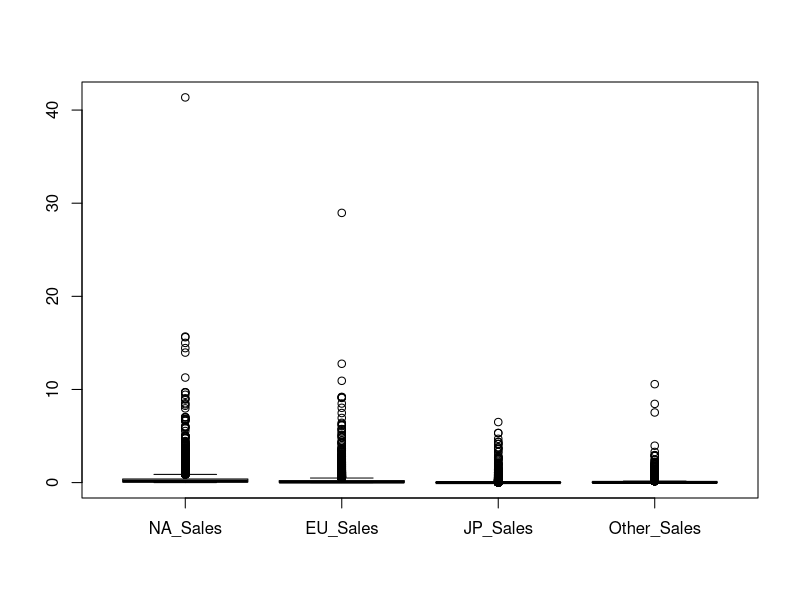
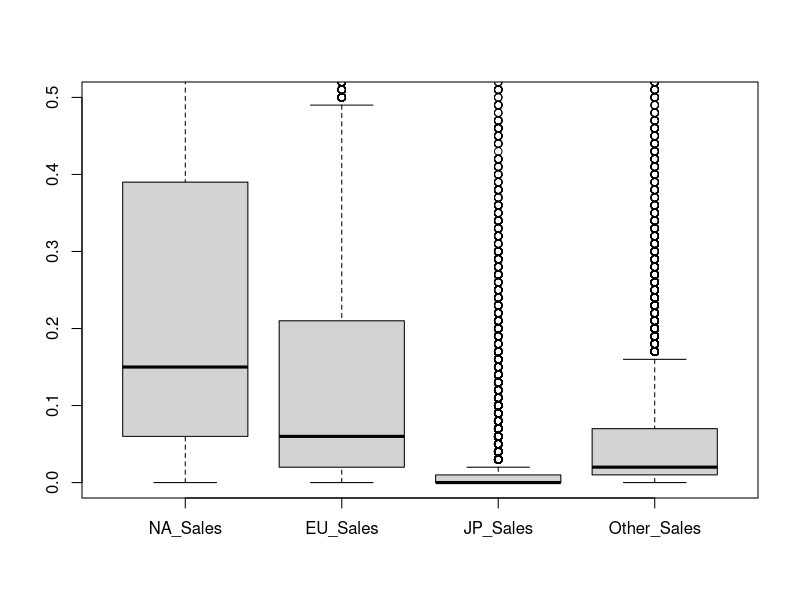
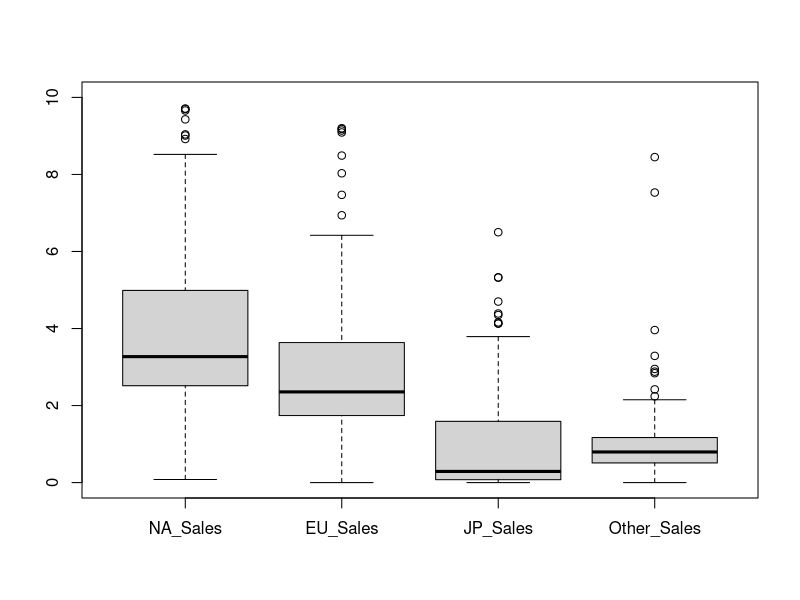
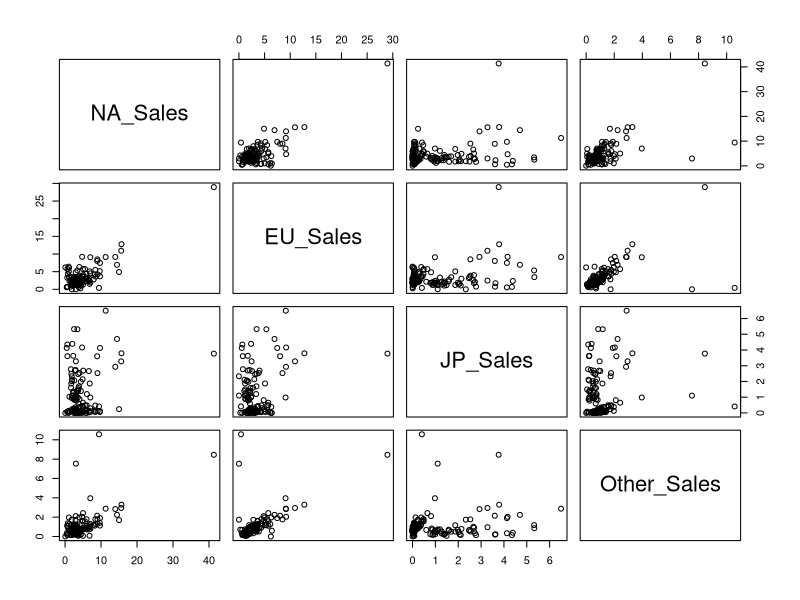
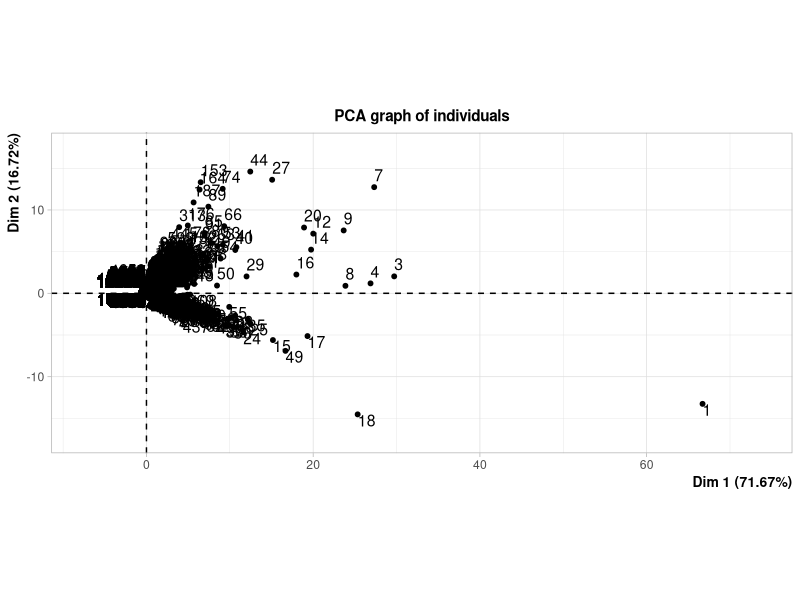
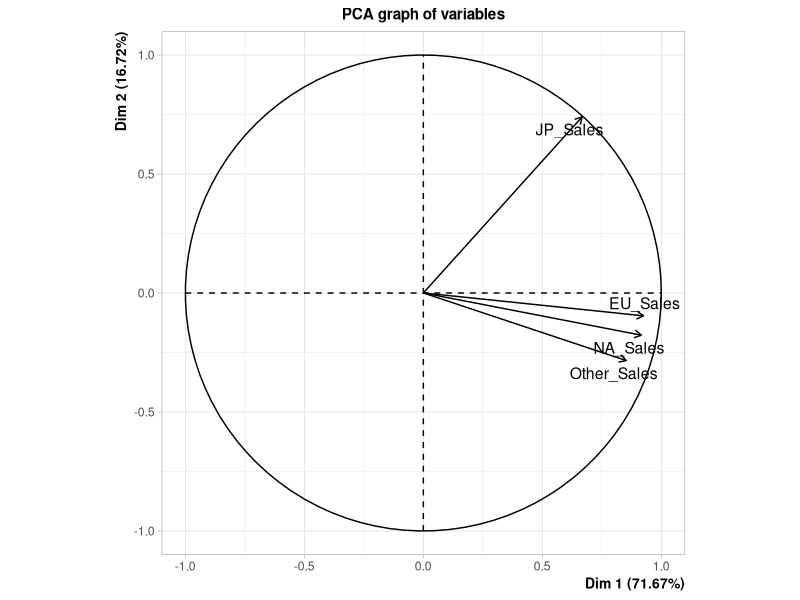
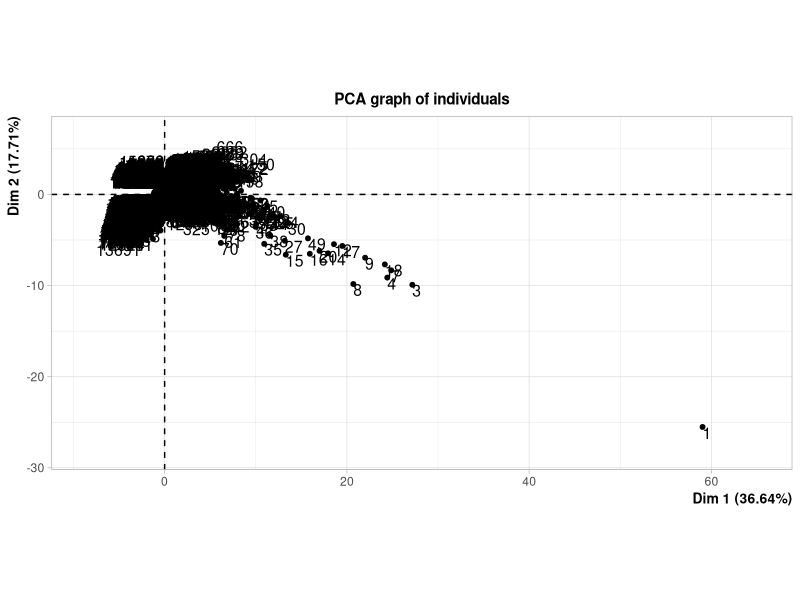
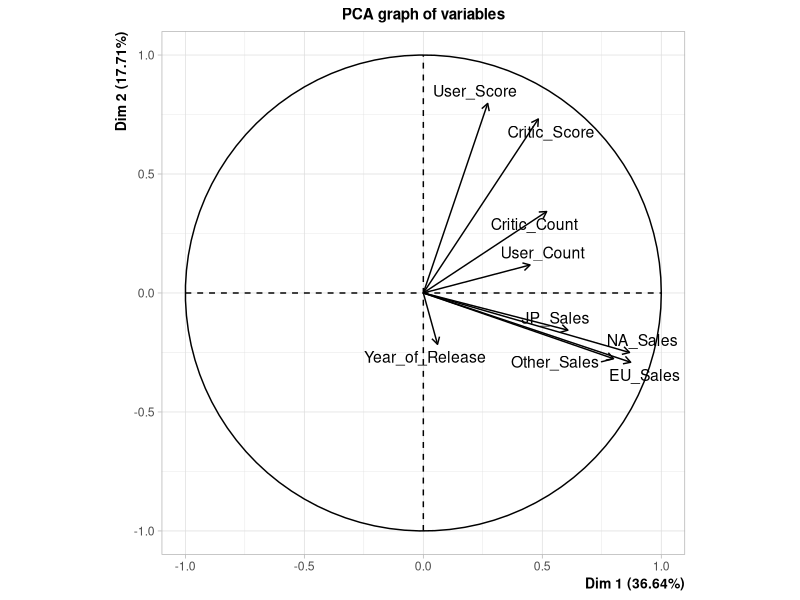

Recreate these plots in R, in order.
## ---- chunk 1

jeu_donnees = read.csv("Video_Games_Sales_as_at_22_Dec_2016.csv")
jeu_donnees$User_Score[jeu_donnees$User_Score == "tbd"] <- NA
jeu_donnees$NA_Sales <- as.numeric(jeu_donnees$NA_Sales)
jeu_donnees$User_Score <- as.numeric(jeu_donnees$User_Score)
jeu_donnees$Year_of_Release <- as.numeric(jeu_donnees$Year_of_Release)
jeu_donnees$Name <- make.unique(as.character(jeu_donnees$Name))
jeu_donnees <- na.omit(jeu_donnees) # on enlève les "NA"
head(jeu_donnees)
## ---- chunk 2
summary(jeu_donnees)
## ---- chunk 3
sales_data = jeu_donnees[, c("NA_Sales", "EU_Sales", "JP_Sales", "Other_Sales")]
boxplot(sales_data)
## ---- chunk 4
boxplot(sales_data, ylim = c(0, 0.5))
## ---- chunk 5
# trop de jeux à faible ventes, en particulier au Japon
jeu_donnees_top <- jeu_donnees[jeu_donnees$Global_Sales >= 5.0,]
sales_data_top = jeu_donnees_top[, c("NA_Sales", "EU_Sales", "JP_Sales", "Other_Sales")]
rownames(sales_data_top) = jeu_donnees_top$Name
boxplot(sales_data_top, ylim = c(0, 10))
## ---- chunk 6
pairs(sales_data_top)
#on ne voit pas bien s'il y a une droite pour chaque graphique, c'est-à-dire les corrélations entre ces 4 données, il faudrait donc analyser plus en profondeur ces liaisons.
## ---- chunk 7
cov(sales_data)
## ---- chunk 8
library(FactoMineR)
## ---- chunk 9
var_tot <- jeu_donnees[, c("Year_of_Release","NA_Sales", "EU_Sales", "JP_Sales", "Other_Sales","Critic_Score","Critic_Count","User_Score","User_Count")]
res <- PCA(sales_data) # scale.unit = TRUE pour des variables centrées réduites
res
res1 <- PCA(var_tot)
res1
var_avis <- jeu_donnees[, c("Critic_Score","Critic_Count","User_Score","User_Count")]
res2 <- PCA(var_avis)
res2
## ---- chunk 10
var_tot_top <- jeu_donnees_top[, c("Year_of_Release","NA_Sales", "EU_Sales", "JP_Sales", "Other_Sales","Critic_Score","Critic_Count","User_Score","User_Count")]
res <- PCA(sales_data_top) # scale.unit = TRUE pour des variables centrées réduites
res
res1 <- PCA(var_tot_top)
res1
var_avis_top <- jeu_donnees_top[, c("Critic_Score","Critic_Count","User_Score","User_Count")]
res2 <- PCA(var_avis_top)
res2
## ---- chunk 11
res$eig
barplot(res$eig[,2])
# On regarde les 3 premiers axes.
## ---- chunk 12
# Plus concret
#head(res$ind$cos2)
cos2_dim1 <- res$ind$cos2[, "Dim.1"]  # Extraire uniquement Dim.1
cos2_dim2 <- res$ind$cos2[, "Dim.2"]  # Extraire uniquement Dim.2
cos2_sum <- cos2_dim1 + cos2_dim2
sorted_cos2 <- sort(cos2_sum, decreasing = TRUE)  # Trier en ordre décroissant
#head(sorted_cos2, n=200L)
#res$ind$cos2[order(res$ind$cos2$Dim.1), ][1:5, ]
#jeu_donnees[order(-jeu_donnees$colonneX), ][1:5, ]
## ---- chunk 13
plot(res, choix="var", axes=c(1,3))
## ---- chunk 14
plot(res, choix="var", axes=c(2,3))
# L'axe 3 n'est expliquée que par des variables mal représentées.
## ---- chunk 15
plot(res, select="contrib 5", choix="ind")
## ---- chunk 16
plot(res, select="contrib 5", choix="ind", axes = c(1,3))
## ---- chunk 17
plot(res, select="contrib 5", choix="ind", axes = c(2,3))
## ---- chunk 18
res2$eig
barplot(res2$eig[,2])
# On regarde les 3 premiers axes.
## ---- chunk 19
res2$var$contrib
## ---- chunk 20
res2$var$cos2
## ---- chunk 21
#jeu_donnees$Rating <- droplevels(jeu_donnees$Rating)
jeu_donnees_top$Rating[jeu_donnees_top$Rating == ""] <- "NoRating"
jeu_donnees_top$Rating <- as.factor(jeu_donnees_top$Rating)  # Reconversion en facteur
levels(jeu_donnees_top$Rating)
var_avis1 <- jeu_donnees_top[, c("Critic_Score","Critic_Count","User_Score","User_Count","Rating")]
head(var_avis1)
res2_1 <- PCA(var_avis1, quali.sup = 5)
#head(res2_1)
#jeu_donnees$Rating <- as.factor(jeu_donnees$Rating)
## ---- chunk 22
plot(res2_1, choix="var", axes = c(1,3))
## ---- chunk 23
plot(res2_1, choix="var", axes = c(2,3))
## ---- chunk 24

plot.PCA(res2_1, select = "contrib 5", habillage = 5)
plot.PCA(res2_1, select = "contrib 5", axes = c(1,3), habillage = 5)
plot.PCA(res2_1, select = "contrib 5", axes = c(2,3), habillage = 5)
#head(res2_1)
## ---- chunk 25
library(ggplot2)
library(dplyr)

sales_dev  <- jeu_donnees_top %>% group_by(Publisher) %>% 
  summarise(Number_of_Games=n(), Mean_Year_of_Release = mean(Year_of_Release), Mean_NA_Sales = mean(NA_Sales), Mean_EU_Sales = mean(EU_Sales), Mean_JP_Sales = mean(JP_Sales), Mean_Global_Sales = mean(Global_Sales), Mean_Critic_Score = mean(Critic_Score), Mean_User_Score = mean(User_Score))
sales_dev %>% arrange(desc(Mean_User_Score))
## ---- chunk 26
res_dev <- PCA(sales_dev,quali.sup = 1,scale.unit = TRUE)
res_dev
## ---- chunk 27
res_dev$eig
res_dev$var$contrib
plot(res_dev, choix="ind")
plot(res_dev, choix="ind", axes=c(1,3))
## ---- chunk 28
sales_dev_2  <- jeu_donnees_top %>% group_by(Publisher) %>% 
  summarise(Mean_NA_Sales = mean(NA_Sales), Mean_EU_Sales = mean(EU_Sales), Mean_JP_Sales = mean(JP_Sales), Mean_Global_Sales = mean(Global_Sales), Mean_Critic_Score = mean(Critic_Score), Mean_User_Score = mean(User_Score))
sales_dev_2 %>% arrange(desc(Mean_Global_Sales))
## ---- chunk 29
res_dev_2 <- PCA(sales_dev_2,quali.sup = 1,scale.unit = TRUE)
res_dev_2
## ---- chunk 30
res_dev_2$eig
res_dev_2$var$contrib
plot(res_dev_2, choix="ind")
plot(res_dev_2, choix="ind", axes=c(1,3))
